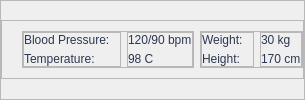
               <widget class="QFrame" name="PatRecord">
                <property name="sizePolicy">
                 <sizepolicy hsizetype="Preferred" vsizetype="Preferred">
                  <horstretch>0</horstretch>
                  <verstretch>0</verstretch>
                 </sizepolicy>
                </property>
                <property name="styleSheet">
                 <string notr="true">QLabel {
	
	font: 700 14pt &quot;Satoshi&quot;;
	color: #2B3752;
}</string>
                </property>
                <property name="frameShape">
                 <enum>QFrame::StyledPanel</enum>
                </property>
                <property name="frameShadow">
                 <enum>QFrame::Raised</enum>
                </property>
                <layout class="QVBoxLayout" name="verticalLayout_7">
                 <property name="leftMargin">
                  <number>0</number>
                 </property>
                 <property name="topMargin">
                  <number>0</number>
                 </property>
                 <property name="rightMargin">
                  <number>0</number>
                 </property>
                 <property name="bottomMargin">
                  <number>0</number>
                 </property>
                 <item>
                  <widget class="QFrame" name="PatDetails">
                   <property name="sizePolicy">
                    <sizepolicy hsizetype="Preferred" vsizetype="Maximum">
                     <horstretch>0</horstretch>
                     <verstretch>0</verstretch>
                    </sizepolicy>
                   </property>
                   <property name="frameShape">
                    <enum>QFrame::StyledPanel</enum>
                   </property>
                   <property name="frameShadow">
                    <enum>QFrame::Raised</enum>
                   </property>
                   <layout class="QHBoxLayout" name="horizontalLayout_4">
                    <property name="leftMargin">
                     <number>20</number>
                    </property>
                    <property name="topMargin">
                     <number>10</number>
                    </property>
                    <property name="rightMargin">
                     <number>0</number>
                    </property>
                    <property name="bottomMargin">
                     <number>10</number>
                    </property>
                    <item>
                     <widget class="QFrame" name="frame_3">
                      <property name="sizePolicy">
                       <sizepolicy hsizetype="Preferred" vsizetype="Expanding">
                        <horstretch>0</horstretch>
                        <verstretch>0</verstretch>
                       </sizepolicy>
                      </property>
                      <property name="frameShape">
                       <enum>QFrame::StyledPanel</enum>
                      </property>
                      <property name="frameShadow">
                       <enum>QFrame::Raised</enum>
                      </property>
                      <layout class="QHBoxLayout" name="horizontalLayout_6">
                       <property name="leftMargin">
                        <number>0</number>
                       </property>
                       <property name="topMargin">
                        <number>0</number>
                       </property>
                       <property name="rightMargin">
                        <number>0</number>
                       </property>
                       <property name="bottomMargin">
                        <number>0</number>
                       </property>
                       <item>
                        <widget class="QFrame" name="frame_5">
                         <property name="frameShape">
                          <enum>QFrame::StyledPanel</enum>
                         </property>
                         <property name="frameShadow">
                          <enum>QFrame::Raised</enum>
                         </property>
                         <layout class="QVBoxLayout" name="verticalLayout_8">
                          <property name="spacing">
                           <number>5</number>
                          </property>
                          <property name="leftMargin">
                           <number>0</number>
                          </property>
                          <property name="topMargin">
                           <number>0</number>
                          </property>
                          <property name="rightMargin">
                           <number>10</number>
                          </property>
                          <property name="bottomMargin">
                           <number>0</number>
                          </property>
                          <item>
                           <widget class="QLabel" name="BPLabel_2">
                            <property name="text">
                             <string>Blood Pressure:</string>
                            </property>
                           </widget>
                          </item>
                          <item>
                           <widget class="QLabel" name="TempLabel_2">
                            <property name="text">
                             <string>Temperature: </string>
                            </property>
                           </widget>
                          </item>
                         </layout>
                        </widget>
                       </item>
                       <item>
                        <widget class="QFrame" name="frame_6">
                         <property name="sizePolicy">
                          <sizepolicy hsizetype="Expanding" vsizetype="Preferred">
                           <horstretch>0</horstretch>
                           <verstretch>0</verstretch>
                          </sizepolicy>
                         </property>
                         <property name="frameShape">
                          <enum>QFrame::StyledPanel</enum>
                         </property>
                         <property name="frameShadow">
                          <enum>QFrame::Raised</enum>
                         </property>
                         <layout class="QVBoxLayout" name="verticalLayout_9">
                          <property name="spacing">
                           <number>5</number>
                          </property>
                          <property name="leftMargin">
                           <number>0</number>
                          </property>
                          <property name="topMargin">
                           <number>0</number>
                          </property>
                          <property name="rightMargin">
                           <number>0</number>
                          </property>
                          <property name="bottomMargin">
                           <number>0</number>
                          </property>
                          <item>
                           <widget class="QLabel" name="BloodPressure">
                            <property name="text">
                             <string>120/90 bpm</string>
                            </property>
                           </widget>
                          </item>
                          <item>
                           <widget class="QLabel" name="Temperature">
                            <property name="text">
                             <string>98 C</string>
                            </property>
                           </widget>
                          </item>
                         </layout>
                        </widget>
                       </item>
                      </layout>
                     </widget>
                    </item>
                    <item>
                     <widget class="QFrame" name="frame_4">
                      <property name="frameShape">
                       <enum>QFrame::StyledPanel</enum>
                      </property>
                      <property name="frameShadow">
                       <enum>QFrame::Raised</enum>
                      </property>
                      <layout class="QHBoxLayout" name="horizontalLayout_7">
                       <property name="leftMargin">
                        <number>0</number>
                       </property>
                       <property name="topMargin">
                        <number>0</number>
                       </property>
                       <property name="rightMargin">
                        <number>0</number>
                       </property>
                       <property name="bottomMargin">
                        <number>0</number>
                       </property>
                       <item alignment="Qt::AlignLeft">
                        <widget class="QFrame" name="frame_7">
                         <property name="frameShape">
                          <enum>QFrame::StyledPanel</enum>
                         </property>
                         <property name="frameShadow">
                          <enum>QFrame::Raised</enum>
                         </property>
                         <layout class="QVBoxLayout" name="verticalLayout_10">
                          <property name="spacing">
                           <number>5</number>
                          </property>
                          <property name="leftMargin">
                           <number>0</number>
                          </property>
                          <property name="topMargin">
                           <number>0</number>
                          </property>
                          <property name="rightMargin">
                           <number>10</number>
                          </property>
                          <property name="bottomMargin">
                           <number>0</number>
                          </property>
                          <item>
                           <widget class="QLabel" name="WeightLabel_2">
                            <property name="text">
                             <string>Weight:</string>
                            </property>
                           </widget>
                          </item>
                          <item>
                           <widget class="QLabel" name="HeightLabel_2">
                            <property name="text">
                             <string>Height:</string>
                            </property>
                           </widget>
                          </item>
                         </layout>
                        </widget>
                       </item>
                       <item>
                        <widget class="QFrame" name="frame_8">
                         <property name="sizePolicy">
                          <sizepolicy hsizetype="Expanding" vsizetype="Preferred">
                           <horstretch>0</horstretch>
                           <verstretch>0</verstretch>
                          </sizepolicy>
                         </property>
                         <property name="frameShape">
                          <enum>QFrame::StyledPanel</enum>
                         </property>
                         <property name="frameShadow">
                          <enum>QFrame::Raised</enum>
                         </property>
                         <layout class="QVBoxLayout" name="verticalLayout_11">
                          <property name="spacing">
                           <number>5</number>
                          </property>
                          <property name="leftMargin">
                           <number>0</number>
                          </property>
                          <property name="topMargin">
                           <number>0</number>
                          </property>
                          <property name="rightMargin">
                           <number>0</number>
                          </property>
                          <property name="bottomMargin">
                           <number>0</number>
                          </property>
                          <item>
                           <widget class="QLabel" name="Weight">
                            <property name="text">
                             <string>30 kg</string>
                            </property>
                           </widget>
                          </item>
                          <item>
                           <widget class="QLabel" name="Height">
                            <property name="text">
                             <string>170 cm</string>
                            </property>
                           </widget>
                          </item>
                         </layout>
                        </widget>
                       </item>
                      </layout>
                     </widget>
                    </item>
                   </layout>
                  </widget>
                 </item>
                </layout>
               </widget>
